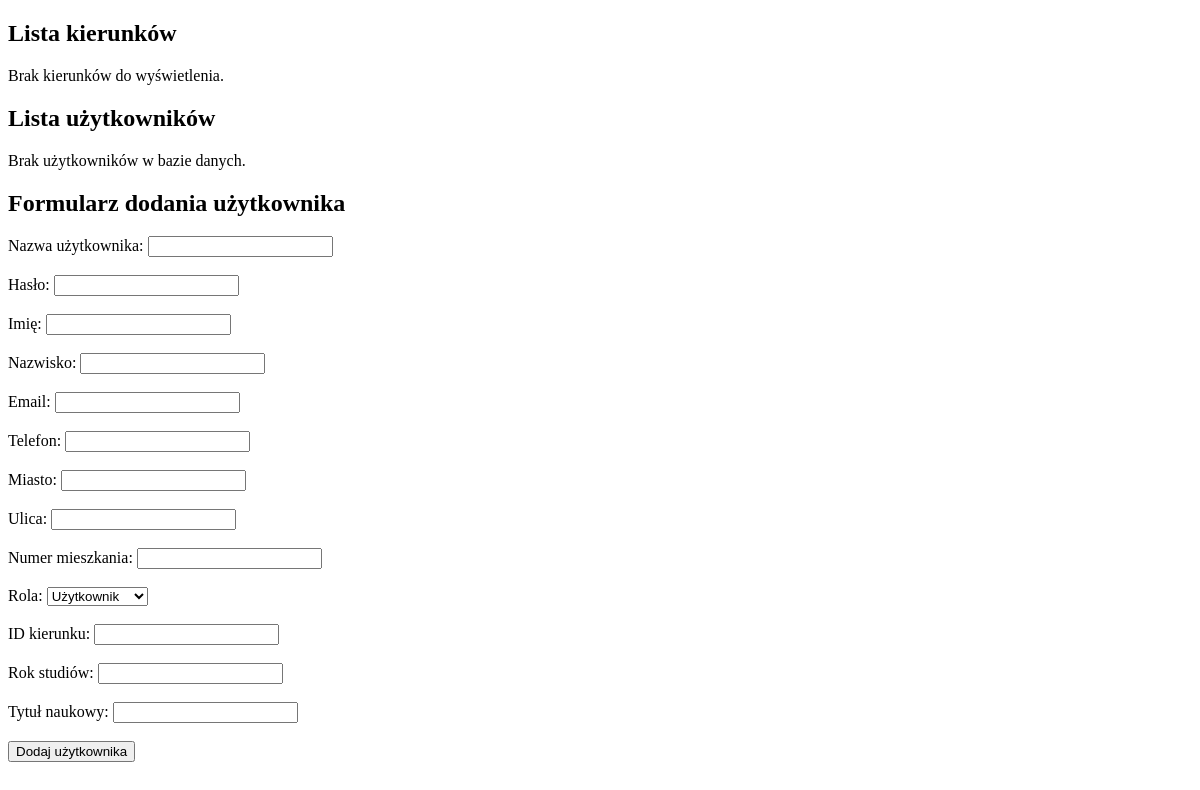
/admin.php, run on an earlier commit of the app's database.
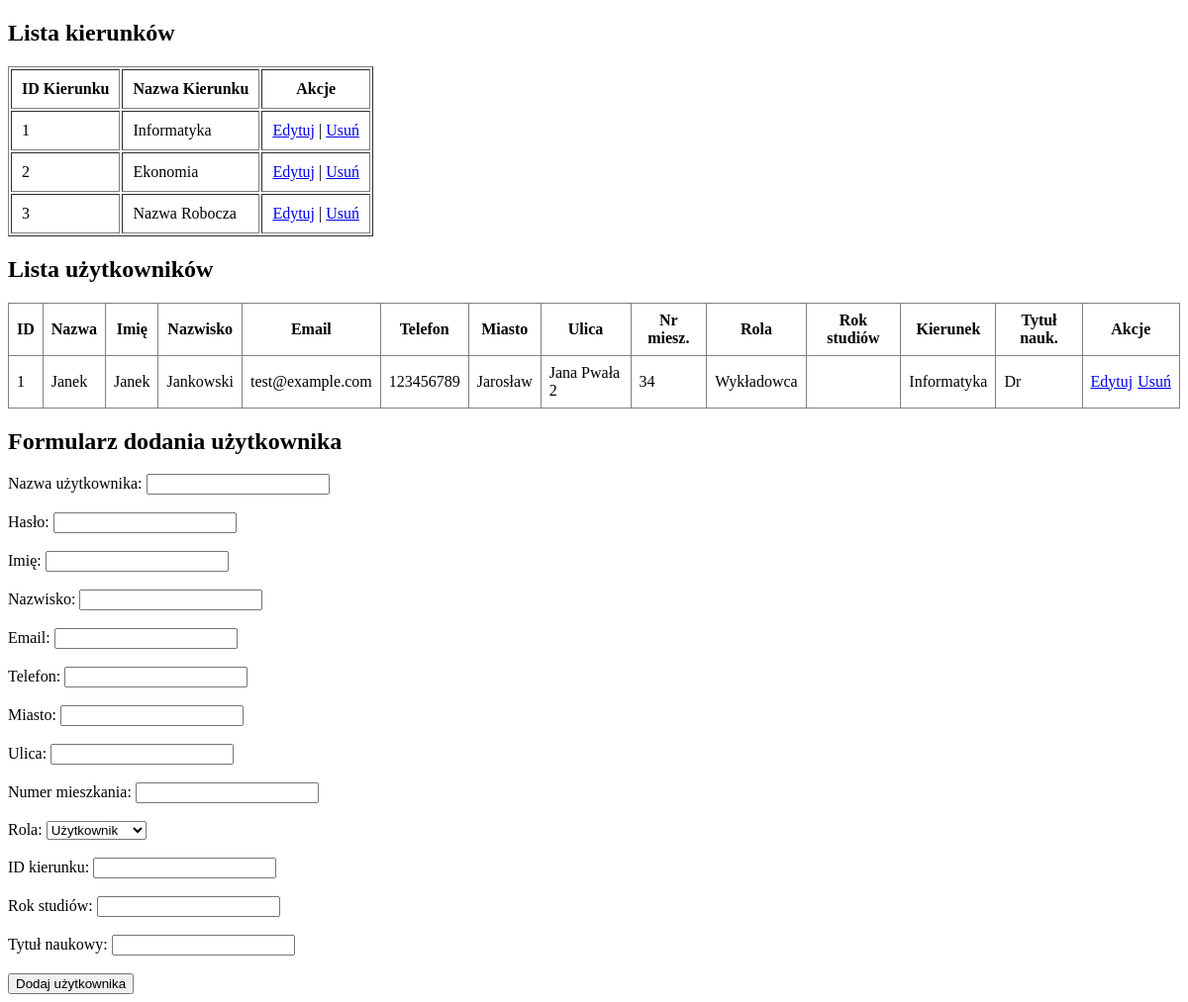
And on a later commit of the database.
### tables this page shows
CREATE TABLE `kierunki` (
  `id_kierunku` int(11) NOT NULL,
  `nazwa_kierunku` varchar(50) NOT NULL
);

CREATE TABLE `users` (
  `user_ID` int(11) NOT NULL,
  `Nazwa` varchar(25) NOT NULL,
  `Haslo` varchar(25) NOT NULL,
  `Imie` varchar(255) NOT NULL,
  `Nazwisko` varchar(255) NOT NULL,
  `Email` varchar(50) NOT NULL,
  `Telefon` int(10) NOT NULL,
  `Miasto` varchar(50) NOT NULL,
  `Ulice` varchar(50) NOT NULL,
  `Numer_mieszkania` int(11) NOT NULL,
  `Rola` char(1) NOT NULL DEFAULT 'U',
  `rok_studiow` int(11) DEFAULT NULL,
  `id_kierunku` int(11) NOT NULL,
  `tytul_naukowy` varchar(255) DEFAULT NULL
);

### admin.php (the view, shortened to what this page needs)
<!DOCTYPE html>
<html lang="pl">
<head>
</head>
<body>
    <?php
        include 'pma.php';
        $sql = "SELECT id_kierunku, nazwa_kierunku FROM kierunki";
        $result = $conn->query($sql);
        echo "<h2>Lista kierunków</h2>";
        if ($result->num_rows > 0) {
            echo "<table border='1' cellpadding='10'>";
            echo "<tr><th>ID Kierunku</th><th>Nazwa Kierunku</th><th>Akcje</th></tr>";
            while ($row = $result->fetch_assoc()) {
                echo "<tr>";
                if (isset($_GET['edit_id']) && $_GET['edit_id'] == $row['id_kierunku']) {
                    echo "<form method='post' action=''>";
                    echo "<td>" . htmlspecialchars($row['id_kierunku']) . "</td>";
                    echo "<td><input type='text' name='nazwa_kierunku' value='" . htmlspecialchars($row['nazwa_kierunku']) . "'></td>";
                    echo "<td>";
                    echo "<input type='hidden' name='update_id' value='" . $row['id_kierunku'] . "'>";
                    echo "<button type='submit'>Zapisz</button> ";
                    echo "<a href='" . strtok($_SERVER['REQUEST_URI'], '?') . "'>Anuluj</a>";
                    echo "</td>";
                    echo "</form>";
                } else {
                    echo "<td>" . htmlspecialchars($row['id_kierunku']) . "</td>";
                    echo "<td>" . htmlspecialchars($row['nazwa_kierunku']) . "</td>";
                    echo "<td>";
                    echo "<a href='?edit_id=" . $row['id_kierunku'] . "'>Edytuj</a> | ";
                    echo "<a href='?delete_id=" . $row['id_kierunku'] . "' onclick=\"return confirm('Czy na pewno chcesz usunąć ten rekord?')\">Usuń</a>";
                    echo "</td>";
                }
                echo "</tr>";
            }
            echo "</table>";
        } else {
            echo "Brak kierunków do wyświetlenia.";
        }
    ?>
<?php
include 'pma.php';
$sql = "SELECT
    u.user_ID, u.Nazwa, u.Imie, u.Nazwisko, u.Email, u.Telefon,
    u.Miasto, u.Ulice, u.Numer_mieszkania, u.Rola,
    u.rok_studiow, u.id_kierunku, k.nazwa_kierunku, u.tytul_naukowy
    FROM users u
    LEFT JOIN kierunki k ON u.id_kierunku = k.id_kierunku
    ORDER BY u.Nazwisko, u.Imie";
$result = $conn->query($sql);
echo "<h2>Lista użytkowników</h2>";
if ($result->num_rows > 0) {
    echo "<table border='1' cellpadding='8' style='width:100%; border-collapse:collapse;'>";
    echo "<thead><tr>
        <th>ID</th>
        <th>Nazwa</th>
        <th>Imię</th>
        <th>Nazwisko</th>
        <th>Email</th>
        <th>Telefon</th>
        <th>Miasto</th>
        <th>Ulica</th>
        <th>Nr miesz.</th>
        <th>Rola</th>
        <th>Rok studiów</th>
        <th>Kierunek</th>
        <th>Tytuł nauk.</th>
        <th>Akcje</th>
    </tr></thead><tbody>";
    while ($row = $result->fetch_assoc()) {
        if (isset($_GET['edit_id']) && $_GET['edit_id'] == $row['user_ID']) {
            echo "<form method='post' action=''>";
            echo "<tr>";
            echo "<td>" . $row['user_ID'] . "</td>";
            echo "<td><input type='text' name='Nazwa' value='" . htmlspecialchars($row['Nazwa']) . "'></td>";
            echo "<td><input type='text' name='Imie' value='" . htmlspecialchars($row['Imie']) . "'></td>";
            echo "<td><input type='text' name='Nazwisko' value='" . htmlspecialchars($row['Nazwisko']) . "'></td>";
            echo "<td><input type='text' name='Email' value='" . htmlspecialchars($row['Email']) . "'></td>";
            echo "<td><input type='text' name='Telefon' value='" . htmlspecialchars($row['Telefon']) . "'></td>";
            echo "<td><input type='text' name='Miasto' value='" . htmlspecialchars($row['Miasto']) . "'></td>";
            echo "<td><input type='text' name='Ulice' value='" . htmlspecialchars($row['Ulice']) . "'></td>";
            echo "<td><input type='text' name='Numer_mieszkania' value='" . htmlspecialchars($row['Numer_mieszkania']) . "'></td>";
            echo "<td><select name='Rola'>";
            $roles = ['U' => 'Użytkownik', 'A' => 'Admin', 'W' => 'Wykładowca', 'S' => 'Student'];
            foreach ($roles as $value => $label) {
                $selected = ($value == $row['Rola']) ? 'selected' : '';
                echo "<option value='$value' $selected>$label</option>";
            }
            echo "</select></td>";
            echo "<td><input type='number' name='rok_studiow' value='" . htmlspecialchars($row['rok_studiow']) . "' min='1' max='5'></td>";
            echo "<td>";
            $kierunki_sql = "SELECT id_kierunku, nazwa_kierunku FROM kierunki";
            $kierunki_result = $conn->query($kierunki_sql);
            echo "<select name='id_kierunku'>";
            while ($kierunek = $kierunki_result->fetch_assoc()) {
                $selected = ($kierunek['id_kierunku'] == $row['id_kierunku']) ? 'selected' : '';
                echo "<option value='" . $kierunek['id_kierunku'] . "' $selected>" . htmlspecialchars($kierunek['nazwa_kierunku']) . "</option>";
            }
            echo "</select></td>";
            echo "<td><input type='text' name='tytul_naukowy' value='" . htmlspecialchars($row['tytul_naukowy']) . "'></td>";
            echo "<td>";
            echo "<input type='hidden' name='update_id' value='" . $row['user_ID'] . "'>";
            echo "<button type='submit' style='padding:5px;'>Zapisz</button> ";
            echo "<a href='" . strtok($_SERVER['REQUEST_URI'], '?') . "' style='padding:5px;'>Anuluj</a>";
            echo "</td>";
            echo "</tr>";
            echo "</form>";
        } else {
            echo "<tr>";
            echo "<td>" . $row['user_ID'] . "</td>";
            echo "<td>" . htmlspecialchars($row['Nazwa']) . "</td>";
            echo "<td>" . htmlspecialchars($row['Imie']) . "</td>";
            echo "<td>" . htmlspecialchars($row['Nazwisko']) . "</td>";
            echo "<td>" . htmlspecialchars($row['Email']) . "</td>";
            echo "<td>" . htmlspecialchars($row['Telefon']) . "</td>";
            echo "<td>" . htmlspecialchars($row['Miasto']) . "</td>";
            echo "<td>" . htmlspecialchars($row['Ulice']) . "</td>";
            echo "<td>" . htmlspecialchars($row['Numer_mieszkania']) . "</td>";
            $role_names = ['U' => 'Użytkownik', 'A' => 'Admin', 'W' => 'Wykładowca', 'S' => 'Student'];
            $role_display = $role_names[$row['Rola']] ?? $row['Rola'];
            echo "<td>" . htmlspecialchars($role_display) . "</td>";
            echo "<td>" . htmlspecialchars($row['rok_studiow']) . "</td>";
            echo "<td>" . htmlspecialchars($row['nazwa_kierunku']) . "</td>";
            echo "<td>" . htmlspecialchars($row['tytul_naukowy']) . "</td>";
            echo "<td>";
            echo "<a href='?edit_id=" . $row['user_ID'] . "' style='margin-right:5px;'>Edytuj</a>";
            echo "<a href='?delete_id=" . $row['user_ID'] . "' onclick=\"return confirm('Czy na pewno chcesz usunąć tego użytkownika?')\">Usuń</a>";
            echo "</td>";
            echo "</tr>";
        }
    }
    echo "</tbody></table>";
} else {
    echo "<p>Brak użytkowników w bazie danych.</p>";
}
?>
<h2>Formularz dodania użytkownika</h2>
<form method="post">
    <label>Nazwa użytkownika: <input type="text" name="Nazwa" required maxlength="25"></label><br><br>
    <label>Hasło: <input type="password" name="Haslo" required maxlength="25"></label><br><br>
    <label>Imię: <input type="text" name="Imie" required maxlength="255"></label><br><br>
    <label>Nazwisko: <input type="text" name="Nazwisko" required maxlength="255"></label><br><br>
    <label>Email: <input type="email" name="Email" required maxlength="50"></label><br><br>
    <label>Telefon: <input type="number" name="Telefon" required></label><br><br>
    <label>Miasto: <input type="text" name="Miasto" required maxlength="50"></label><br><br>
    <label>Ulica: <input type="text" name="Ulice" required maxlength="50"></label><br><br>
    <label>Numer mieszkania: <input type="number" name="Numer_mieszkania" required></label><br><br>
    <label>Rola:
        <select name="Rola" required>
            <option value="U">Użytkownik</option>
        </select>
    </label><br><br>
    <label>ID kierunku: <input type="number" name="id_kierunku" required></label><br><br>
    <label>Rok studiów: <input type="number" name="rok_studiow"></label><br><br>
    <label>Tytuł naukowy: <input type="text" name="tytul_naukowy" maxlength="255"></label><br><br>
    <button type="submit">Dodaj użytkownika</button>
</form>
</body>
</html>

What changed in the data, as far as the page shows it:
added kierunki: id_kierunku "1", nazwa_kierunku "Informatyka"
added kierunki: id_kierunku "2", nazwa_kierunku "Ekonomia"
added kierunki: id_kierunku "3", nazwa_kierunku "Nazwa Robocza"
added users: user_ID "1", Nazwa "Janek", Imie "Janek", Nazwisko "Jankowski", Email "test@example.com", Telefon "123456789", Miasto "Jarosław", Ulice "Jana Pwała 2", Numer_mieszkania "34", Rola "Wykładowca", id_kierunku.nazwa_kierunku "Informatyka", tytul_naukowy "Dr"
Also different on the page:
text no longer shown: "Brak kierunków do wyświetlenia. Brak użytkowników w bazie danych."
text now shown: "ID Kierunku Nazwa Kierunku Akcje ID Nazwa Imię Nazwisko Email Telefon Miasto Ulica Nr miesz. Rola Rok studiów Kierunek Tytuł nauk. Akcje"
